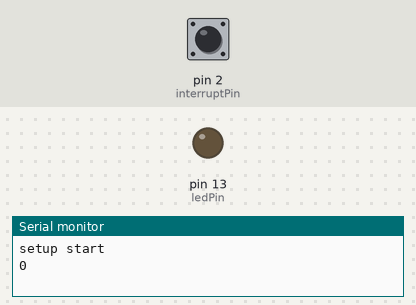
Bench run of a sketch on a simulated Arduino Uno, built with avr-gcc and run on an emulated ATmega328P. Parts: output pins drawn as LEDs (lit = HIGH), the last lines printed to the serial monitor. The inputs (shaded band) are chosen by the test bench; at power-on: pin 2 (interruptPin) LOW.

Above: at 1.2 s.
1.3 s: pin 2 (interruptPin) pulled HIGH for 0.15 s
At 2.6 s:
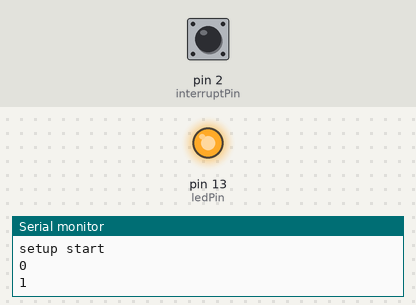
3.5 s: pin 2 (interruptPin) pulled HIGH for 1 s
At 5.3 s:
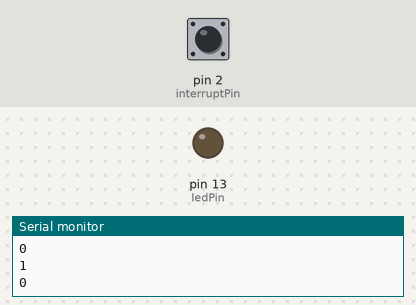
6.0 s: pin 2 (interruptPin) pulled HIGH for 3.2 s
At 6.8 s:
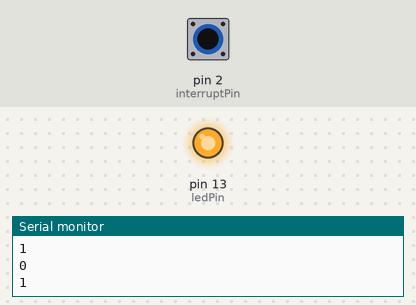
Timing chart, 0 to 9.0 s (numbered marks = the images above; inputs shaded):
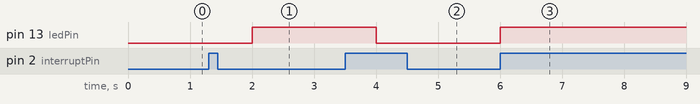

Measured:
- after the input at 1.3 s, pin 13 (ledPin): LOW → HIGH after 0.70 s
- after the input at 3.5 s, pin 13 (ledPin): HIGH → LOW after 0.50 s
- after the input at 6.0 s, pin 13 (ledPin): LOW → HIGH at once

The sketch:

Button02.ino
```cpp
#include <LowPower.h>

const byte ledPin = 13;
const byte interruptPin = 2;  // input pin that the interruption will be attached to
volatile byte state = LOW;  // variable that will be updated in the ISR
volatile byte intFlag = false;

void setup() {
  pinMode(ledPin, OUTPUT);
  //pinMode(interruptPin, INPUT_PULLUP);
  pinMode(interruptPin, INPUT);
  attachInterrupt(digitalPinToInterrupt(interruptPin), blink, RISING);
  Serial.begin(9600);
  Serial.println("setup start");
}

void loop() {
  if (intFlag)
  {
    state=!state;
    digitalWrite(ledPin, state);
    intFlag = false;
  }

  Serial.println(state);
  LowPower.idle(SLEEP_2S, ADC_OFF, TIMER2_OFF, TIMER1_OFF, TIMER0_OFF, SPI_OFF, USART0_OFF, TWI_OFF);
}

void blink() {
  intFlag = true;
  //state = !state;
}
```
